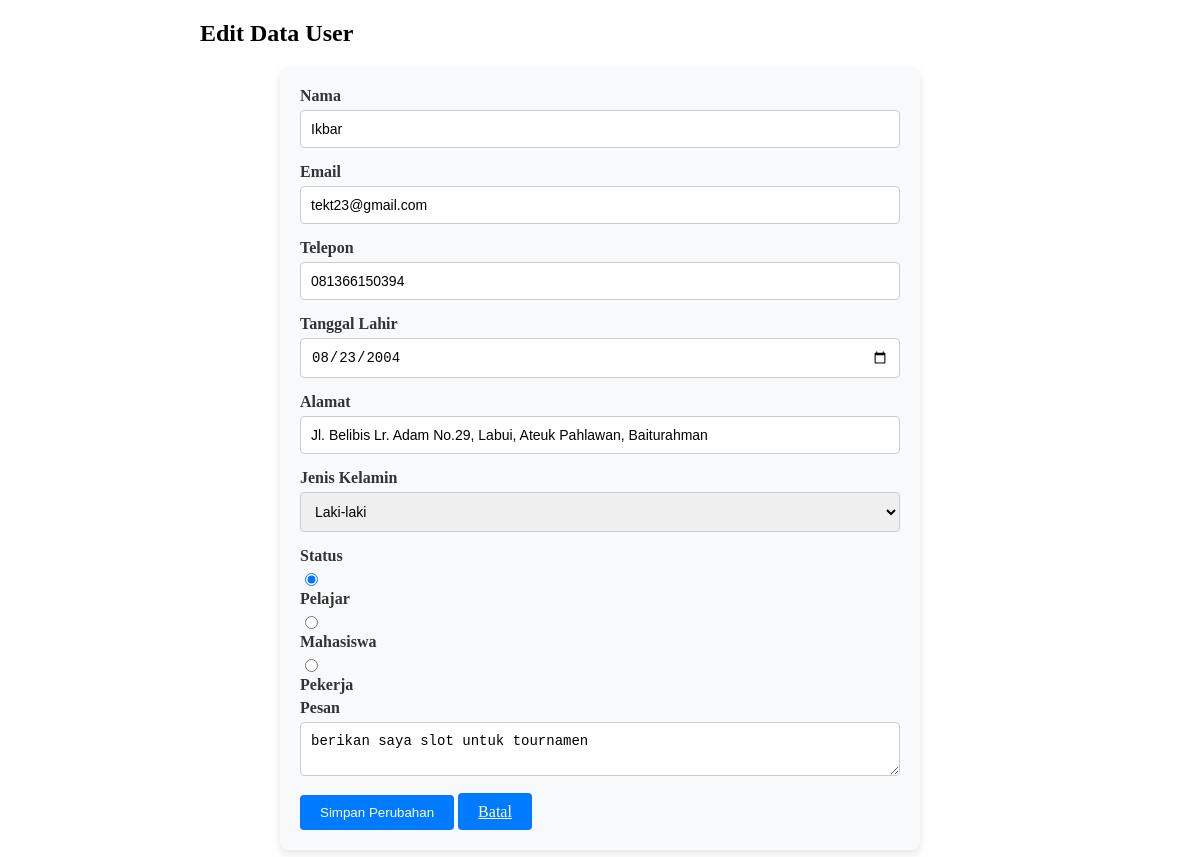
Page /crud/update.php?id=1 on the committed database.
### tables this page shows
CREATE TABLE `pendaftar` (
  `id` int(11) NOT NULL,
  `name` varchar(100) NOT NULL,
  `email` varchar(100) NOT NULL,
  `phone` varchar(15) NOT NULL,
  `dob` date NOT NULL,
  `alamat` varchar(100) NOT NULL,
  `jekel` enum('Laki-laki','Perempuan') NOT NULL,
  `status` enum('Pelajar','Mahasiswa','Pekerja') NOT NULL,
  `pesan` text NOT NULL
);

### crud/update.php (the view, shortened to what this page needs)
<!DOCTYPE html>
<html lang="en">
<head>
    <link rel="stylesheet" href="../assets/cssform.css">
</head>
<body>
    <div class="container mt-5">
        <div class="row justify-content-center">
            <div class="col-md-6">
                <div class="form-container">
                    <h2 class="text-center mb-4">Edit Data User</h2>
                    <?php
                    $id = isset($_GET['id']) ? intval($_GET['id']) : 0;
                    if ($id > 0) {
                        $stmt = $koneksi->prepare("SELECT * FROM pendaftar WHERE id = ?");
                        $stmt->bind_param("i", $id);
                        $stmt->execute();
                        $result = $stmt->get_result();
                        if ($result->num_rows > 0) {
                            $user = $result->fetch_assoc();
                        } else {
                            die("<div class='alert alert-danger'>Data pengguna tidak ditemukan.</div>");
                        }
                    } else {
                        die("<div class='alert alert-danger'>ID tidak valid.</div>");
                    }
                    ?>
                    <form action="update_process.php?id=<?= $user['id'] ?>" method="POST">
                        <div class="form-group">
                            <label for="name">Nama</label>
                            <input type="text" class="form-control" id="name" name="name" value="<?= htmlspecialchars($user['name']) ?>" required>
                        </div>
                        <div class="form-group">
                            <label for="email">Email</label>
                            <input type="email" class="form-control" id="email" name="email" value="<?= htmlspecialchars($user['email']) ?>" required>
                        </div>
                        <div class="form-group">
                            <label for="phone">Telepon</label>
                            <input type="text" class="form-control" id="phone" name="phone" value="<?= htmlspecialchars($user['phone']) ?>" required>
                        </div>
                        <div class="form-group">
                            <label for="dob">Tanggal Lahir</label>
                            <input type="date" class="form-control" id="dob" name="dob" value="<?= htmlspecialchars($user['dob']) ?>" required>
                        </div>
                        <div class="form-group">
                            <label for="alamat">Alamat</label>
                            <input type="text" class="form-control" id="alamat" name="alamat" value="<?= htmlspecialchars($user['alamat']) ?>" required>
                        </div>
                        <div class="form-group">
                            <label for="jekel">Jenis Kelamin</label>
                            <select class="form-control" name="jekel" id="jekel" required>
                                <option value="Laki-laki" <?= $user['jekel'] == 'Laki-laki' ? 'selected' : '' ?>>Laki-laki</option>
                            </select>
                        </div>
                        <div class="form-group">
                            <label>Status</label>
                            <div class="d-flex">
                                <div class="form-check mr-3">
                                    <input type="radio" class="form-check-input" id="status_pelajar" name="status" value="Pelajar" <?= $user['status'] == 'Pelajar' ? 'checked' : '' ?>>
                                    <label for="status_pelajar" class="form-check-label">Pelajar</label>
                                </div>
                                <div class="form-check mr-3">
                                    <input type="radio" class="form-check-input" id="status_mahasiswa" name="status" value="Mahasiswa" <?= $user['status'] == 'Mahasiswa' ? 'checked' : '' ?>>
                                    <label for="status_mahasiswa" class="form-check-label">Mahasiswa</label>
                                </div>
                                <div class="form-check">
                                    <input type="radio" class="form-check-input" id="status_pekerja" name="status" value="Pekerja" <?= $user['status'] == 'Pekerja' ? 'checked' : '' ?>>
                                    <label for="status_pekerja" class="form-check-label">Pekerja</label>
                                </div>
                            </div>
                        </div>
                        <div class="form-group">
                            <label for="pesan">Pesan</label>
                            <textarea class="form-control" id="pesan" name="pesan" required><?= htmlspecialchars($user['pesan']) ?></textarea>
                        </div>
                        <div class="d-flex justify-content-between">
                            <button type="submit" class="btn btn-primary">Simpan Perubahan</button>
                            <a href="index.php" class="btn btn-secondary">Batal</a>
                        </div>
                    </form>
                </div>
            </div>
        </div>
    </div>
</body>
</html>

### assets/cssform.css (style rules this page uses)
form { margin: 20px auto; padding: 20px; background-color: #f8f9fa; border-radius: 8px; box-shadow: 0 4px 8px rgba(0, 0, 0, 0.1); max-width: 600px; width: 100%; }
label { display: block; font-weight: bold; margin-bottom: 5px; color: #333; }
input[type="text"], input[type="email"], input[type="tel"], input[type="date"], select, textarea { width: 100%; padding: 10px; margin-bottom: 15px; border: 1px solid #ccc; border-radius: 4px; font-size: 14px; box-sizing: border-box; }
button, .btn { padding: 10px 20px; background-color: #007bff; border: none; color: white; border-radius: 4px; cursor: pointer; transition: background-color 0.3s ease; }
.container { max-width: 800px; margin: 0 auto; }

### rows in the picture
pendaftar: name "Ikbar", email "tekt23@gmail.com", phone "081366150394", dob "08/23/2004", alamat "Jl. Belibis Lr. Adam No.29, Labui, Ateuk Pahlawan, Baiturahman", jekel "Laki-laki", status "☑ Pelajar", status "☐ Mahasiswa", status "☐ Pekerja", pesan "berikan saya slot untuk tournamen"
